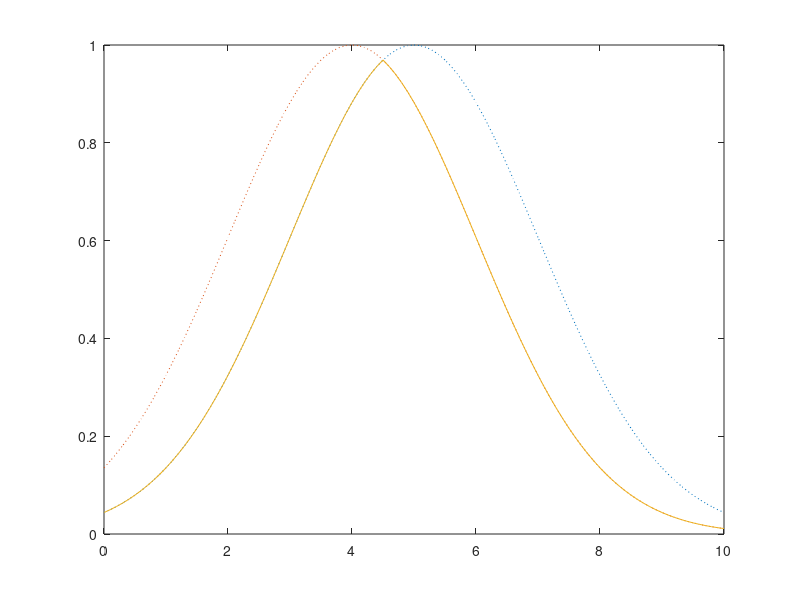

Reproduce this figure in MATLAB.
x = 0:0.1:10; % Діапазон чисел від 0 до 10 з кроком 0.1

% Прості функції приналежності Гаусса
y1 = gaussmf(x,[2 5]); 
y2 = gaussmf(x,[2 4]);

% Кон'юнктивна функція (перетин, мінімаксна інтерпретація)
logicalAnd = min(gaussmf(x,[2 5]), gaussmf(x,[2 4]));

plot(x,y1, ':')
hold on
plot(x,y2, ':')
plot(x, logicalAnd, '-')
hold off
